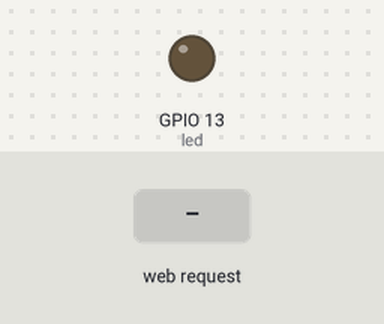
This sketch was run on a simulated ESP32. Parts: output pins drawn as LEDs (lit = HIGH). Inputs (shaded band) come from the test bench. WiFi joins after 1.5 s; servers stay silent unless stated; what the sketch prints to the serial monitor is not drawn.

Above: at 2.7 s.
2.8 s: HTTP request GET /H received
At 4.0 s:
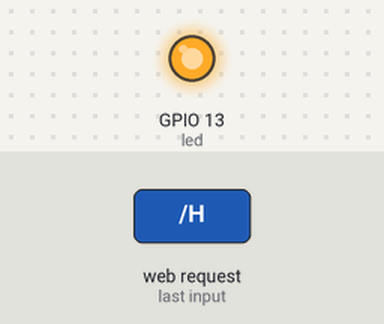
4.3 s: HTTP request GET / received
At 5.4 s:
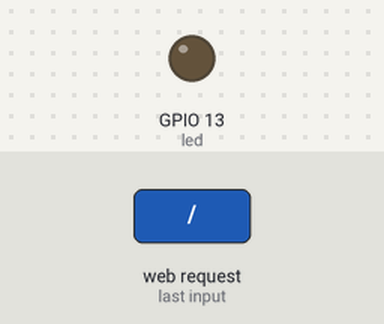
Timing chart, 0 to 7.3 s (numbered marks = the images above; inputs shaded):
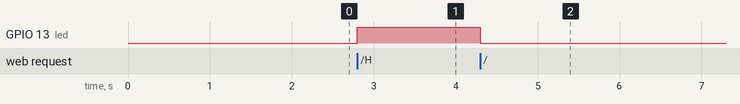

The sketch:

HelloServer.ino
```cpp
#include <WiFi.h>
#include <WiFiClient.h>
#include <WebServer.h>
#include <ESPmDNS.h>

const char* ssid = "IOT_LAB";
const char* password = "password";
String website;

WebServer server(80);

const int led = 13;

void buildWeb(){
  website +="<html>";
  website +="<head>\n";
  website +="<meta charset='UTF-8'/>\n>";
  website +="<title>Remote Control LED</title>\n";
  website +="<style>";
 website += "html{background-color:#00ff6e;}";
  website += ".title{text-align:center;color:#002eff;text-shadow:0px 3px 5px #000; margin-bottom: 50px;}";
  website += "a{display:block;text-decoration:none;background-color:#ff00e9;radius:3px; ";
  website += "width:150px;text-align:center;margin:0 auto;margin-bottom:30px;font-size:2em;box-shadow: 0px 3px 6px #000;}";
  website += ".btn1{color:#00ffc3;}";
  website += ".btn2{color:#ff0000;}";
  website += "</style>";
  website += "</head>\n";
  website += "<body>";
  website += "<h1 class=\"title\">Remote LED Control</h1>";
  website += "<a class=\"btn1\" href=\"/H\">ON</a>";
  website += "<a class=\"btn2\" href=\"/L\">OFF</a>";
  website += "</body></html>";
}

void handleRoot() {
  digitalWrite(led, 1);
  server.send(200, "text/html",website);
  digitalWrite(led, 0);
}

void handleNotFound() {
  digitalWrite(led, 1);
  String message =(404,"text.plain", "File Not Found\n\n");
  message += "URI: ";
  message += server.uri();
  message += "\nMethod: ";
  message += (server.method() == HTTP_GET) ? "GET" : "POST";
  message += "\nArguments: ";
  message += server.args();
  message += "\n";
  for (uint8_t i = 0; i < server.args(); i++) {
    message += " " + server.argName(i) + ": " + server.arg(i) + "\n";
  }
  server.send(404, "text/plain", message);
  digitalWrite(led, 0);
}
  void ledon(){ digitalWrite(led, 1);}
  void ledoff(){digitalWrite(led, 0);}

void setup(void) {
  pinMode(led, OUTPUT);
  digitalWrite(led, 0);
  Serial.begin(115200);
buildWeb();
  WiFi.mode(WIFI_STA);
  WiFi.begin(ssid, password);
  Serial.println("");

  // Wait for connection
  while (WiFi.status() != WL_CONNECTED) {
    delay(500);
    Serial.print(".");
  }
  Serial.println("");
  Serial.print("Connected to ");
  Serial.println(ssid);
  Serial.print("IP address: ");
  Serial.println(WiFi.localIP());

  if (MDNS.begin("esp32")) {
    Serial.println("MDNS responder started");
  }


  server.on("/", handleRoot);
  server.on("/H",ledon);
  server.on("/L", ledoff);
  server.on("/inline", []() {
    server.send(200, "text/plain", "this works as well");
  });

  server.onNotFound(handleNotFound);

  server.begin();
  Serial.println("HTTP server started");
}

void loop(void) {
  server.handleClient();
}
```

Measured:
- after the input at 2.8 s, GPIO 13 (led): LOW → HIGH at once
- after the input at 4.3 s, GPIO 13 (led): HIGH → LOW at once
